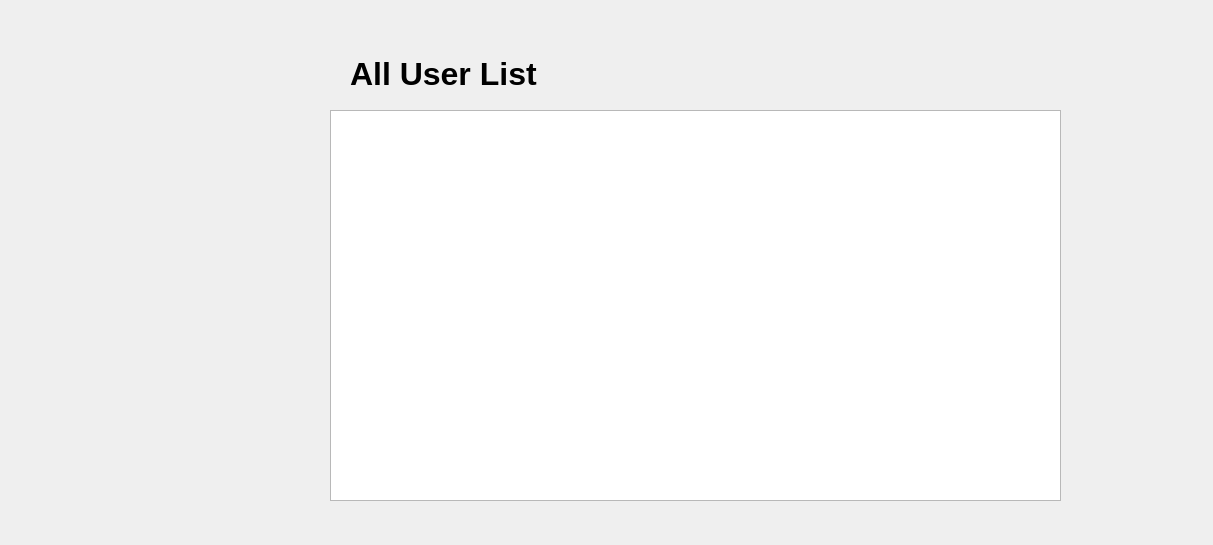
<?xml version="1.0" encoding="UTF-8"?>
<ui version="4.0">
 <class>UserList</class>
 <widget class="QDialog" name="UserList">
  <property name="geometry">
   <rect>
    <x>0</x>
    <y>0</y>
    <width>1213</width>
    <height>545</height>
   </rect>
  </property>
  <property name="windowTitle">
   <string>Dialog</string>
  </property>
  <widget class="QTableView" name="tableView">
   <property name="geometry">
    <rect>
     <x>330</x>
     <y>110</y>
     <width>731</width>
     <height>391</height>
    </rect>
   </property>
  </widget>
  <widget class="QLabel" name="label">
   <property name="geometry">
    <rect>
     <x>350</x>
     <y>50</y>
     <width>591</width>
     <height>48</height>
    </rect>
   </property>
   <property name="sizePolicy">
    <sizepolicy hsizetype="Preferred" vsizetype="MinimumExpanding">
     <horstretch>2</horstretch>
     <verstretch>0</verstretch>
    </sizepolicy>
   </property>
   <property name="font">
    <font>
     <pointsize>24</pointsize>
     <weight>75</weight>
     <bold>true</bold>
    </font>
   </property>
   <property name="text">
    <string>All User List</string>
   </property>
  </widget>
  <widget class="QWidget" name="verticalLayoutWidget">
   <property name="geometry">
    <rect>
     <x>330</x>
     <y>40</y>
     <width>731</width>
     <height>461</height>
    </rect>
   </property>
   <layout class="QVBoxLayout" name="verticalLayout"/>
  </widget>
 </widget>
 <resources/>
 <connections/>
</ui>
